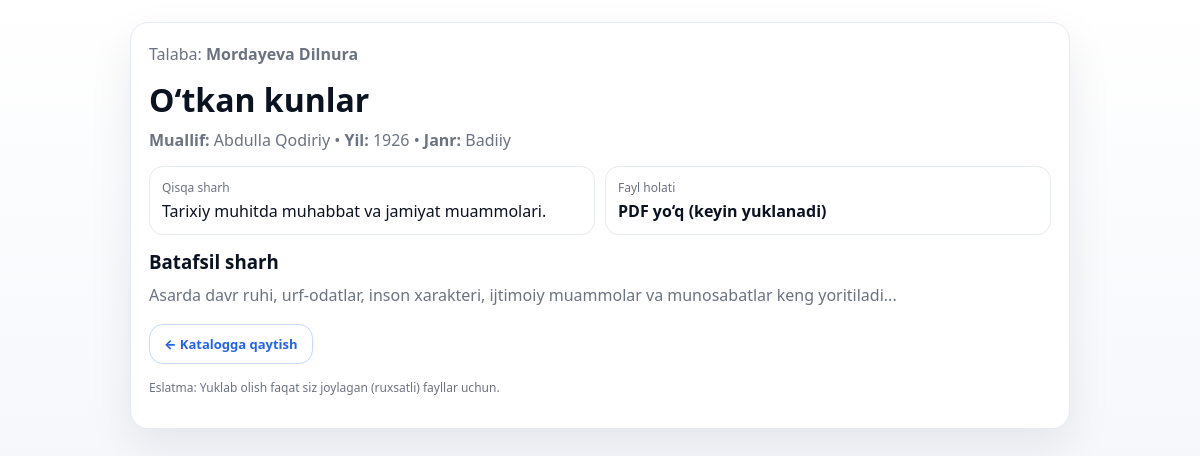
The app's page /kitob/otkan-kunlar/ with its own data.
### katalog/models.py (models this page shows, shortened)
class Book(models.Model):
    title = models.CharField(max_length=200)
    author = models.CharField(max_length=150, blank=True)
    year = models.PositiveIntegerField(null=True, blank=True)
    genre = models.CharField(max_length=80, blank=True)
    short_desc = models.TextField(help_text="Katalog kartochkasida ko‘rinadi")
    full_desc = models.TextField(help_text="Sharh sahifasida batafsil chiqadi")
    slug = models.SlugField(unique=True)
    pdf_file = models.FileField(upload_to="books/pdfs/", null=True, blank=True)
    created_at = models.DateTimeField(auto_now_add=True)

### katalog/views.py (the view)
# urls.py: path('kitob/<slug:slug>/', views.book_detail, name='book_detail'),
def book_detail(request, slug):
    book = get_object_or_404(Book, slug=slug)
    return render(request, "katalog/book_detail.html", {
        "student_fullname": "Mordayeva Dilnura",
        "book": book
    })

### katalog/templates/katalog/book_detail.html (shortened to what this page needs)
<!doctype html>
<html lang="uz">
<head>
</head>
<body>
  <div class="wrap">
    <div class="card">
      <div class="muted">Talaba: <b>{{ student_fullname }}</b></div>
      <h1 style="margin:10px 0 6px;">{{ book.title }}</h1>
      <p class="muted" style="margin:0 0 8px;">
        {% if book.author %}<b>Muallif:</b> {{ book.author }}{% endif %}
        {% if book.year %} • <b>Yil:</b> {{ book.year }}{% endif %}
        {% if book.genre %} • <b>Janr:</b> {{ book.genre }}{% endif %}
      </p>
      <div class="meta">
        <div class="box">
          <p class="k">Qisqa sharh</p>
          <p class="v" style="font-weight:500;margin:0">{{ book.short_desc }}</p>
        </div>
        <div class="box">
          <p class="k">Fayl holati</p>
          <p class="v">
            {% if book.pdf_file %}PDF mavjud ✅{% else %}PDF yo‘q (keyin yuklanadi){% endif %}
          </p>
        </div>
      </div>
      <div style="margin-top:14px;">
        <h3 style="margin:0 0 8px;">Batafsil sharh</h3>
        <p class="muted" style="margin:0;white-space:pre-line;">{{ book.full_desc }}</p>
      </div>
      <div class="btns">
        <a class="btn back" href="{% url 'home' %}">← Katalogga qaytish</a>
      </div>
      <p class="muted" style="margin-top:14px;font-size:12px;">
        Eslatma: Yuklab olish faqat siz joylagan (ruxsatli) fayllar uchun.
      </p>
    </div>
  </div>
</body>
</html>

### katalog/templates/katalog/book_detail.html (style rules this page uses)
:root { --bg:#f5f7fb;--card:#fff;--text:#0b1220;--muted:#6b7280;--border:#e6eaf2;--radius:18px;--shadow:0 18px 45px rgba(15,23,42,.08);--accent:#2563eb; }
body { margin:0;font-family:system-ui,-apple-system,Segoe UI,Roboto,Arial;background:linear-gradient(180deg,#fff,var(--bg));color:var(--text) }
.wrap { max-width:940px;margin:0 auto;padding:22px 16px 64px }
.card { background:var(--card);border:1px solid var(--border);border-radius:var(--radius);padding:18px;box-shadow:var(--shadow) }
.muted { color:var(--muted);line-height:1.7 }
.meta { display:grid;grid-template-columns:repeat(12,1fr);gap:10px;margin-top:12px }
.box { grid-column:span 6;border:1px solid var(--border);border-radius:14px;padding:12px;background:#fff }
.k { font-size:12px;color:var(--muted);margin:0 0 4px }
.v { margin:0;font-weight:700 }
.btns { display:flex;gap:10px;flex-wrap:wrap;margin-top:14px }
a.btn { display:inline-block;text-decoration:none;font-weight:800;font-size:13px;padding:10px 14px;border-radius:14px;border:1px solid var(--border) }
a.back { color:var(--accent);border-color:rgba(37,99,235,.25) }

### records on screen
Book: title "O‘tkan kunlar", author "Abdulla Qodiriy", year "1926", genre "Badiiy", short_desc "Tarixiy muhitda muhabbat va jamiyat muammolari.", full_desc "Asarda davr ruhi, urf-odatlar, inson xarakteri, ijtimoiy muammolar va munosabatlar keng yoritiladi..."

### other values on screen
{{ student_fullname }} "Mordayeva Dilnura"
